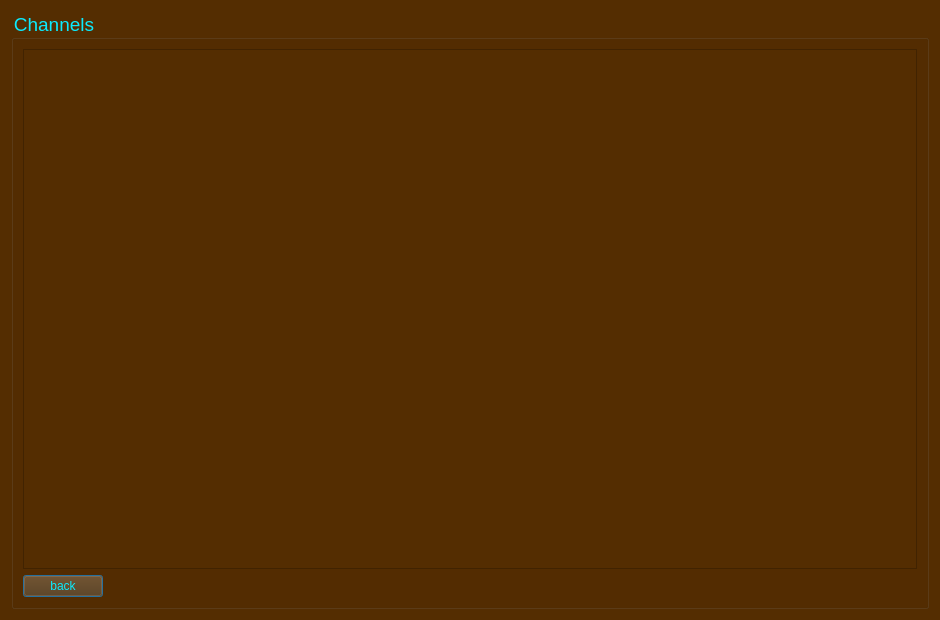
<?xml version="1.0" encoding="UTF-8"?>
<ui version="4.0">
 <class>getchannellist_Dialog</class>
 <widget class="QDialog" name="getchannellist_Dialog">
  <property name="geometry">
   <rect>
    <x>0</x>
    <y>0</y>
    <width>940</width>
    <height>620</height>
   </rect>
  </property>
  <property name="windowTitle">
   <string>Dialog</string>
  </property>
  <property name="styleSheet">
   <string notr="true">background-color: rgb(84, 45, 1);</string>
  </property>
  <layout class="QVBoxLayout" name="verticalLayout">
   <item>
    <widget class="QGroupBox" name="channels_groupBox">
     <property name="font">
      <font>
       <pointsize>14</pointsize>
      </font>
     </property>
     <property name="styleSheet">
      <string notr="true">color: rgb(10, 235, 255);
</string>
     </property>
     <property name="title">
      <string>Channels</string>
     </property>
     <layout class="QFormLayout" name="formLayout">
      <item row="1" column="0">
       <widget class="QPushButton" name="channel_pushButton">
        <property name="text">
         <string>back</string>
        </property>
       </widget>
      </item>
      <item row="0" column="0" colspan="2">
       <widget class="QTextEdit" name="channel_list_textEdit">
        <property name="styleSheet">
         <string notr="true">font: 12pt &quot;Segoe UI&quot;;</string>
        </property>
       </widget>
      </item>
     </layout>
    </widget>
   </item>
  </layout>
 </widget>
 <resources/>
 <connections/>
</ui>
